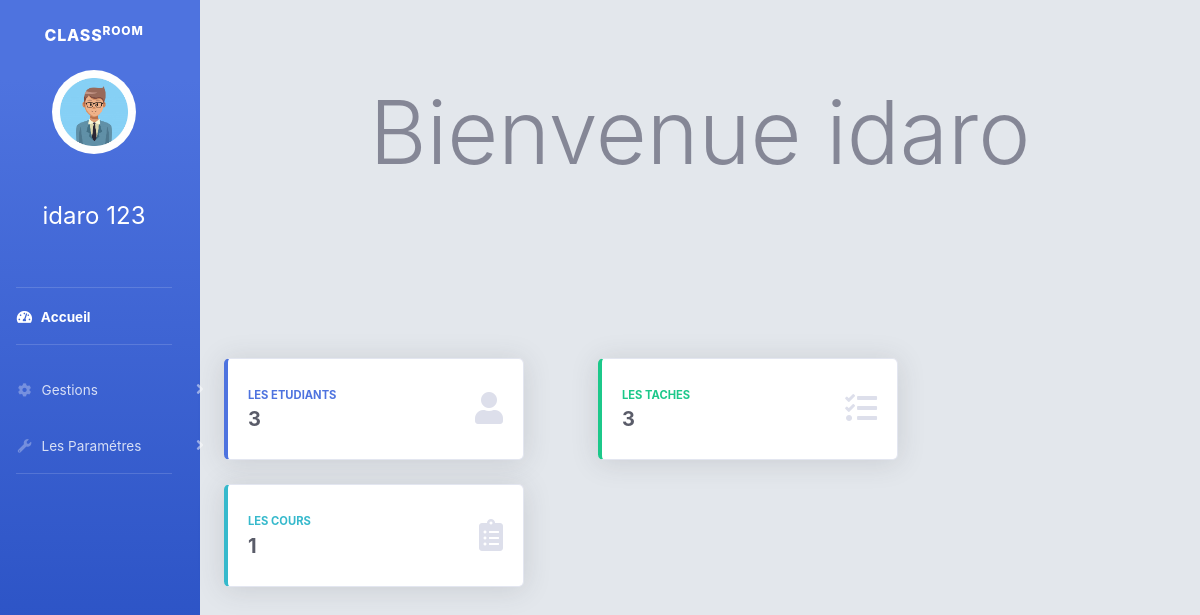
The app's page /home_pr.php (signed in) with its own data.
### tables this page shows
CREATE TABLE IF NOT EXISTS `utilisateur` (
  `id_utilisateur` int(11) NOT NULL AUTO_INCREMENT,
  `mail` varchar(200) DEFAULT NULL,
  `mot_pass` varchar(255) DEFAULT NULL,
  `nom` text,
  `prenom` text,
  `matiere` varchar(50) DEFAULT NULL,
  `image` varchar(255) DEFAULT NULL,
  `id_classe` int(11) DEFAULT NULL,
  `profession` text,
  PRIMARY KEY (`id_utilisateur`),
  UNIQUE KEY `mail` (`mail`),
  KEY `FK_CONTENIR` (`id_classe`)
);

### profile.php (called while the page is built, shortened)
    <?php
    include 'cnx.php';
    $sql = "SELECT * from utilisateur where id_utilisateur='".$_SESSION['id']."' ";
    $t=$con->query($sql);
?><br>

### home_pr.php (the view, shortened to what this page needs)
<!DOCTYPE html>
<html lang="en">
<head>
    <link href="vendor/fontawesome-free/css/all.min.css" rel="stylesheet" type="text/css">
</head>
<body id="page-top" style="  background-color: #b3bfcc5c;">
        <div id="wrapper">
                <ul class="navbar-nav bg-gradient-primary sidebar sidebar-dark accordion col-md-2 col-sm-2" id="accordionSidebar">
                <?php include 'nav_pr.php';?>
                </ul>
                <div class="container-fluid col-md-10 col-sm-10">
                <center>
                    <h1 class="display-2"  style="    margin-top: 80px; margin-bottom: 100px;">
                    Bienvenue <?php foreach ($t as $row) { echo $row['nom'];}?>
                  </h1>
                </center><br><br><br>
                    <div class="row "  >
                        <div class="col-xl-3 col-md-6 mb-4" style="    margin-right: 130px;">
                            <div class="card border-left-primary shadow h-100 py-2" style="width: 300px;">
                                <div class="card-body">
                                    <div class="row no-gutters align-items-center">
                                        <div class="col mr-2">
                                            <div class="text-xs font-weight-bold text-primary text-uppercase mb-1">
                                                Les Etudiants</div>
                                            <div class="h5 mb-0 font-weight-bold text-gray-800">
                                            <?php
                                                $req = "SELECT * FROM utilisateur where profession = 'Etudiant' and id_classe=".$_SESSION["id_classe"];
                                                $exec = mysqli_query($con,$req);
                                                $num = $exec->num_rows;
                                                echo $num;
                                            ?>
                                            </div>
                                        </div>
                                        <div class="col-auto">
                                            <i class="fas fa-user fa-2x text-gray-300"></i>
                                        </div>
                                    </div>
                                </div>
                            </div>
                        </div>
                        <div class="col-xl-3 col-md-6 mb-4" style="    margin-right: 130px;">
                            <div class="card border-left-success shadow h-100 py-2"  style="width: 300px;">
                                <div class="card-body">
                                    <div class="row no-gutters align-items-center">
                                        <div class="col mr-2">
                                            <div class="text-xs font-weight-bold text-success text-uppercase mb-1">
                                                Les Taches</div>
                                            <div class="h5 mb-0 font-weight-bold text-gray-800">
                                            <?php
                                                    $req = "SELECT * FROM taches where id_utilisateur=".$_SESSION["id"];
                                                    $exec = mysqli_query($con,$req);
                                                    $num = $exec->num_rows;
                                                    echo $num;
                                                ?>
                                            </div>
                                        </div>
                                        <div class="col-auto">
                                            <i class="fas fa-tasks fa-2x text-gray-300"></i>
                                        </div>
                                    </div>
                                </div>
                            </div>
                        </div>
                        <div class="col-xl-3 col-md-6 mb-4">
                            <div class="card border-left-info shadow h-100 py-2"  style="width: 300px;">
                                <div class="card-body">
                                    <div class="row no-gutters align-items-center">
                                        <div class="col mr-2">
                                            <div class="text-xs font-weight-bold text-info text-uppercase mb-1">Les Cours
                                            </div>
                                            <div class="row no-gutters align-items-center">
                                                <div class="col-auto">
                                                    <div class="h5 mb-0 mr-3 font-weight-bold text-gray-800">
                                                    <?php
                                                      include 'cnx.php';
                                                        $req = "SELECT * FROM cours  where id_utilisateur=".$_SESSION["id"];
                                                        $exec = mysqli_query($con,$req);
                                                        $num = $exec->num_rows;
                                                        echo $num;
                                                    ?>
                                                    </div>
                                                </div>
                                            </div>
                                        </div>
                                        <div class="col-auto">
                                            <i class="fas fa-clipboard-list fa-2x text-gray-300"></i>
                                        </div>
                                    </div>
                                </div>
                            </div>
                        </div>
                    </div>
                </div>
            </div>
<link href="css/sb-admin-2.min.css" rel="stylesheet">
</body>
</html>

### nav_pr.php (shortened to what this page needs)
<?php session_start();
        include 'cnx.php';
        $sql = "SELECT * from utilisateur where id_utilisateur=".$_SESSION['id'];
        $t=$con->query($sql);
?>
<!DOCTYPE html>
<html lang="en">
<head>
    <link href="css/sb-admin-2.min.css" rel="stylesheet">
</head>
<body id="page-top">
            <a class="sidebar-brand d-flex align-items-center justify-content-center" href="index.php">
            <div class="sidebar-brand-text mx-3">Class<sup>room</sup></div>
            </a>
            <div class="sidebar-brand-icon ">
                                <div class="container"><center><img class="img-profile rounded-circle" src="images/<?php foreach ($t as $row) { echo $row['image'];}?>" width="60%"></center></div><br>
                                    <span class="sidebar-brand-text mx-3" style="color:white;"><center><h4><?php foreach ($t as $row) { echo $row['nom'] ." " .$row['prenom'];}?></h4></center></span>
                            <br>
            </div>
            <br>
            <hr class="sidebar-divider my-0">
            <li class="nav-item active">
                <a class="nav-link" href="home_pr.php">
                    <i class="fas fa-fw fa-tachometer-alt"></i>
                    <span>Accueil</span></a>
            </li>
            <hr class="sidebar-divider">
            <li class="nav-item">
                <a class="nav-link collapsed" href="#" data-toggle="collapse" data-target="#collapseTwo"
                    aria-expanded="true" aria-controls="collapseTwo">
                    <i class="fas fa-fw fa-cog"></i>
                    <span>Gestions</span>
                </a>
            </li>
            <?php include('profile.php'); ?>
            <li class="nav-item">
                <a class="nav-link collapsed" href="#" data-toggle="collapse" data-target="#collapseUtilities"
                    aria-expanded="true" aria-controls="collapseUtilities">
                    <i class="fas fa-fw fa-wrench"></i>
                    <span>Les Paramétres</span>
                </a>
            </li>
            <hr class="sidebar-divider">
            </body>
</html>

### records on screen
utilisateur: image (picture), nom "idaro", prenom "123"

### other values on screen
$num "3"
$num "1"
